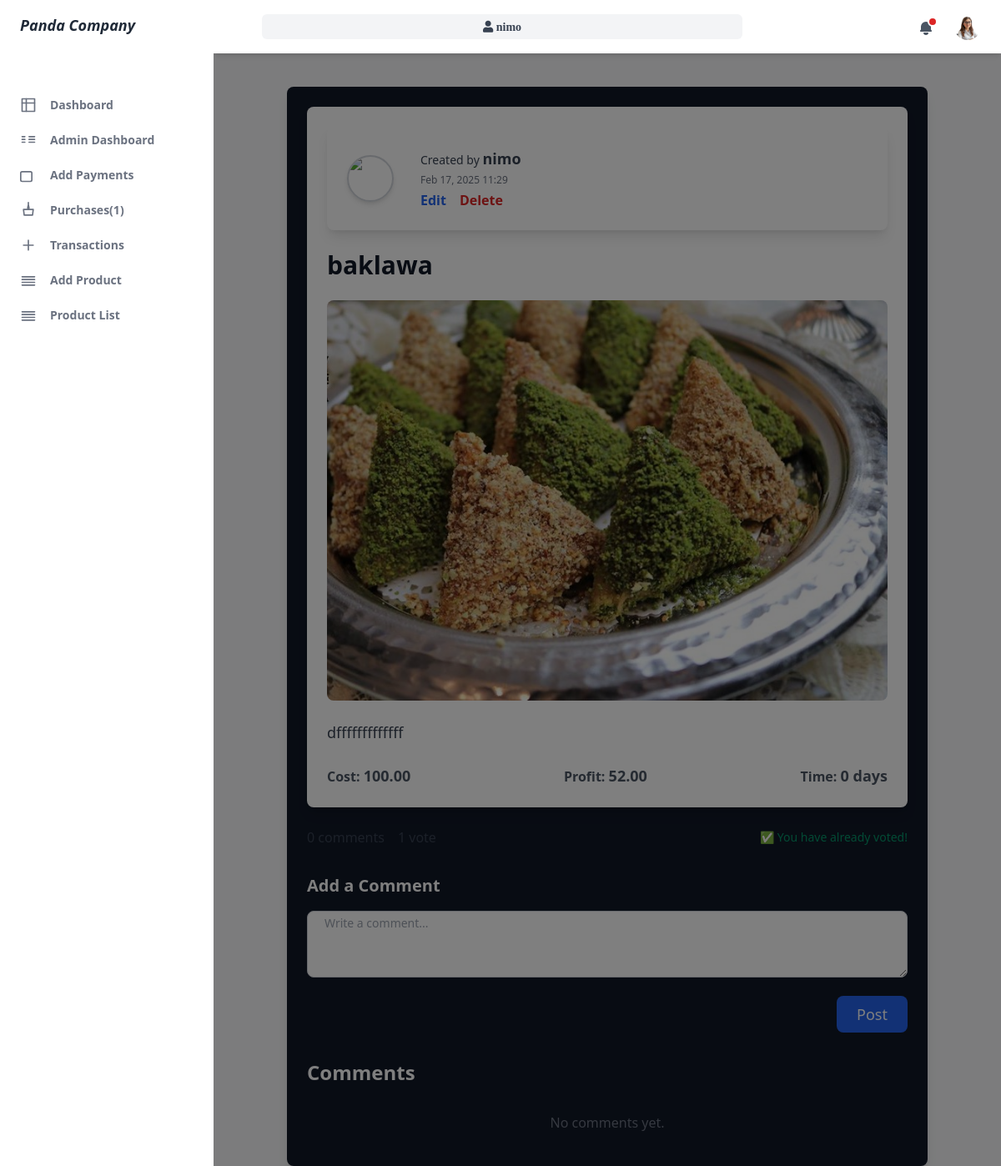
The app's page /products/product/6/ (signed in) with its own data.
### products/models.py (models this page shows, shortened)
class Product(models.Model):
    choice_state = (('sold', 'Sold'), ('unsold', 'Unsold'))
    user = models.ForeignKey(User, on_delete=models.CASCADE, null=True, blank=True)
    name = models.CharField(max_length=255)
    image = models.ImageField(upload_to='products/')
    description = models.TextField()
    estimated_cost = models.DecimalField(max_digits=10, decimal_places=2)
    estimated_profit = models.DecimalField(max_digits=10, decimal_places=2)
    estimated_time = models.IntegerField()
    state = models.CharField(max_length=20, choices=choice_state, default='unsold')
    created_at = models.DateTimeField(default=timezone.now)

### products/views.py (the view, shortened to what this page needs)
# urls.py: path('product/<int:pk>/', ProductDetailView.as_view(), name='product_details'),
@method_decorator(never_cache, name='dispatch')
class ProductDetailView(LoginRequiredMixin, DetailView):
    model = Product
    template_name = 'product_details.html'
    context_object_name = 'product'
    def get_context_data(self, **kwargs):
        context = super().get_context_data(**kwargs)
        product = self.get_object()
        context['comment_form'] = CommentForm()
        context['vote_form'] = VoteForm()
        context['comments'] = product.comments.select_related('user')
        context['votes'] = product.votes.select_related('user')
        context['comment_count'] = product.comments.aggregate(count=Count('id'))['count']
        context['vote_count'] = product.votes.aggregate(count=Count('id'))['count']
        context['has_voted'] = product.votes.filter(user=self.request.user).exists()
        return context

### products/forms.py
class CommentForm(forms.ModelForm):
    class Meta:
        model = Comment
        fields = ['comment_text']

class VoteForm(forms.ModelForm):
    class Meta:
        model = Vote
        fields = ['is_approved']
    def __init__(self, *args, **kwargs):
        super(VoteForm, self).__init__(*args, **kwargs)
        self.fields['is_approved'].widget.attrs.update({'class': 'form-control', 'placeholder': 'Vote approval'})

### dashboards/notify.py (called while the page is built)
def navbar_notifications(request):
    if request.user.is_authenticated:
        unread_notifications_count = Notification.objects.filter(user=request.user, is_read=False).count()
        unread_notifications = Notification.objects.filter(user=request.user, is_read=False)
        return {
            'unread_notifications_count': unread_notifications_count,
            'unread_notifications': unread_notifications
        }
    return {
        'unread_notifications_count': 0,
        'unread_notifications': []
    }

### dashboards/views.py (called while the page is built)
def sidebar_counts(request):
    purchase = Purchase.objects.count()
    transaction = Transaction.objects.count()
    return {'purchase': purchase, 'transaction': transaction}

### products/templates/product_details.html (shortened to what this page needs)
{% extends 'base.html' %}
{% load widget_tweaks %}
{% load static %}
{% block content %}
<div class="max-w-3xl mx-auto bg-gray-900 text-white shadow-lg rounded-lg p-6 mt-10">
    <div class="bg-white shadow-lg rounded-lg p-6 mb-6">
        <div class="flex flex-col md:flex-row items-center space-y-6 md:space-y-0 md:space-x-8 p-6 bg-white shadow-lg rounded-lg mb-6 transition-transform transform hover:scale-105">
            <img class="w-14 h-14 rounded-full object-cover border-2 border-gray-300 shadow-md" src="{% static 'img/pp.png' %}" alt="Profile">
            <div class="text-gray-700 space-y-1">
                <p class="text-sm">
                    Created by
                    <span class="text-lg font-semibold">{{ product.user }}</span>
                </p>
                <p class="text-xs text-gray-500">
                    {{ product.created_at|date:"M d, Y H:i" }}
                </p>
                {% if product.user == request.user %}
                <div class="flex space-x-4 mt-2">
                    <a href="{% url 'update_product' product.id %}" class="text-blue-600 hover:underline font-bold">Edit</a>
                    <a href="{% url 'delete_product' product.id %}" class="text-red-600 hover:underline font-bold">Delete</a>
                </div>
                {% endif %}
            </div>
        </div>
        <h1 class="text-3xl text-gray-900 font-bold mt-4">{{ product.name }}</h1>
        {% if product.image %}
        <div class="my-6">
            <img class="w-full object-cover rounded-lg" src="{{ product.image.url }}" alt="{{ product.name }}">
        </div>
        {% endif %}
        <p class="text-gray-700 text-lg">{{ product.description }}</p>
        <div class="flex justify-between mt-6 text-gray-600">
            <p><strong>Cost:</strong> <span class="text-lg font-semibold">{{ product.estimated_cost }}</span></p>
            <p><strong>Profit:</strong> <span class="text-lg font-semibold">{{ product.estimated_profit }}</span></p>
            <p><strong>Time:</strong> <span class="text-lg font-semibold">{{ product.estimated_time }} day{{ product.estimated_time|pluralize }}</span></p>
        </div>
    </div>
    <div class="flex justify-between items-center flex-wrap gap-4">
        <div class="flex items-center gap-4 text-gray-700 font-medium">
            <h3>{{ comment_count }} comment{{ comment_count|pluralize }}</h3>
            <h3>{{ vote_count }} vote{{ vote_count|pluralize }}</h3>
        </div>
        <div>
            {% if not has_voted %}
            <form method="POST">
                {% csrf_token %}
                <div class="flex items-center gap-2">
                    <label for="is_approved" class="flex items-center gap-1 cursor-pointer">
                        <input type="checkbox" name="is_approved" id="is_approved" class="w-5 h-5 text-green-500 border-gray-300 rounded-md focus:ring-green-500">
                    </label>
                    <button type="submit" class="bg-green-500 text-white px-4 py-1.5 rounded-lg text-sm hover:bg-green-600 focus:outline-none focus:ring-2 focus:ring-green-500 transition shadow-md hover:scale-105">
                        Vote
                    </button>
                </div>
            </form>
            {% else %}
            <p class="text-green-600 font-medium text-sm">✅ You have already voted!</p>
            {% endif %}
        </div>
    </div>
            <div class="mt-8">
                <h3 class="text-xl text-white font-semibold">Add a Comment</h3>
                <form method="POST" class="mt-4 space-y-4">
                    <div>
                        {% render_field comment_form.comment_text class="w-full h-20 border border-gray-300 rounded-lg py-1 px-5 text-sm text-gray-700 focus:ring-2 focus:ring-blue-500 focus:outline-none transition-all duration-300" placeholder="Write a comment..." %}
                    </div>
                    <div class="text-right">
                        <button type="submit" class="bg-blue-600 text-white px-6 py-2 rounded-lg text-lg hover:bg-blue-700">Post</button>
                    </div>
                </form>
            </div>
<div class="flex justify-between items-center flex-wrap gap-4">
    <div class="mt-8 w-full">
        <h2 class="text-2xl text-white font-semibold">Comments</h2>
        <ul class="mt-4 space-y-4">
            {% if comments %}
                {% for comment in comments %}
                    <li class="bg-gray-100 p-4 rounded-lg flex gap-3 items-start" id="comment-{{ comment.pk }}">
                        <img class="w-12 h-12 rounded-full" src="{% static 'img/pp.png' %}" alt="Profile">
                        <div class="flex-1">
                            <strong class="text-gray-800">{{ comment.user }}</strong>
                            <p class="text-gray-600 text-sm font-semibold" id="comment-text-{{ comment.pk }}">{{ comment.comment_text }}</p>
                            <span class="text-sm text-gray-500">{{ comment.created_at|date:"M d, Y H:i" }}</span>
                        </div>
                    </li>
                {% endfor %}
            {% else %}
                <li class="text-center text-gray-500 py-4">No comments yet.</li>
            {% endif %}
        </ul>
    </div>
</div>
</div>
{% endblock %}

### my_app/templates/parts/header.html (shortened to what this page needs)
{% load static %}
<header class="z-10 py-4 bg-white shadow-md dark:bg-gray-800 round-xl">
  <div class="container flex items-center justify-between h-full px-6 mx-auto text-gray-600 dark:text-gray-300">
    <div class="flex justify-center flex-1 lg:mr-32">
      <div class="relative w-full max-w-xl mr-6">
        <button class="w-full text-sm text-gray-700 bg-gray-100 border-0 rounded-md dark:bg-gray-700 dark:text-gray-200 dark:hover:text-gray-100 flex items-center justify-center p-2 hover:bg-gray-200 dark:hover:bg-gray-600 transition-all duration-300">
          <i class="fas fa-user font-bold"> {{ user.username }}</i>
        </button>
      </div>
    </div>
    <ul class="flex items-center flex-shrink-0 space-x-6">
      <li class="relative">
        <button class="relative align-middle rounded-md focus:outline-none focus:shadow-outline-purple" @click="toggleNotificationsMenu" @keydown.escape="closeNotificationsMenu" aria-label="Notifications" aria-haspopup="true">
          <svg class="w-5 h-5" aria-hidden="true" fill="currentColor" viewBox="0 0 20 20">
            <path d="M10 2a6 6 0 00-6 6v3.586l-.707.707A1 1 0 004 14h12a1 1 0 00.707-1.707L16 11.586V8a6 6 0 00-6-6zM10 18a3 3 0 01-3-3h6a3 3 0 01-3 3z"></path>
          </svg>
          <span aria-hidden="true" class="absolute top-0 right-0 inline-block w-3 h-3 transform translate-x-1 -translate-y-1 bg-red-600 border-2 border-white rounded-full dark:border-gray-800"></span>
        </button>
      </li>
      <li class="relative">
        <button
          class="align-middle rounded-full focus:shadow-outline-purple focus:outline-none"
          @click="toggleProfileMenu"
          @keydown.escape="closeProfileMenu"
          aria-label="Account"
          aria-haspopup="true"
        >
        {% if profile.gender == 'male' %}
          <img
            class="object-cover w-8 h-8 rounded-full"
            src="{% static 'img/boy_pic_profile.png' %}"
            alt=""
            aria-hidden="true"
          />
        {% else %}
          <img
            class="object-cover w-8 h-8 rounded-full"
            src="{% static 'img/girl_pic_profile.png' %}"
            alt=""
            aria-hidden="true"
          />
        {% endif %}
        </button>
      </li>
      </ul>
    </div>
</header>

### records on screen
Product: user "nimo", created_at "Feb 17, 2025 11:29", name "baklawa", image (picture), description "dfffffffffffff", estimated_cost "100.00", estimated_profit "52.00", estimated_time "0"

### other values on screen
{{ purchase }} "1"
{{ user.username }} "nimo"
